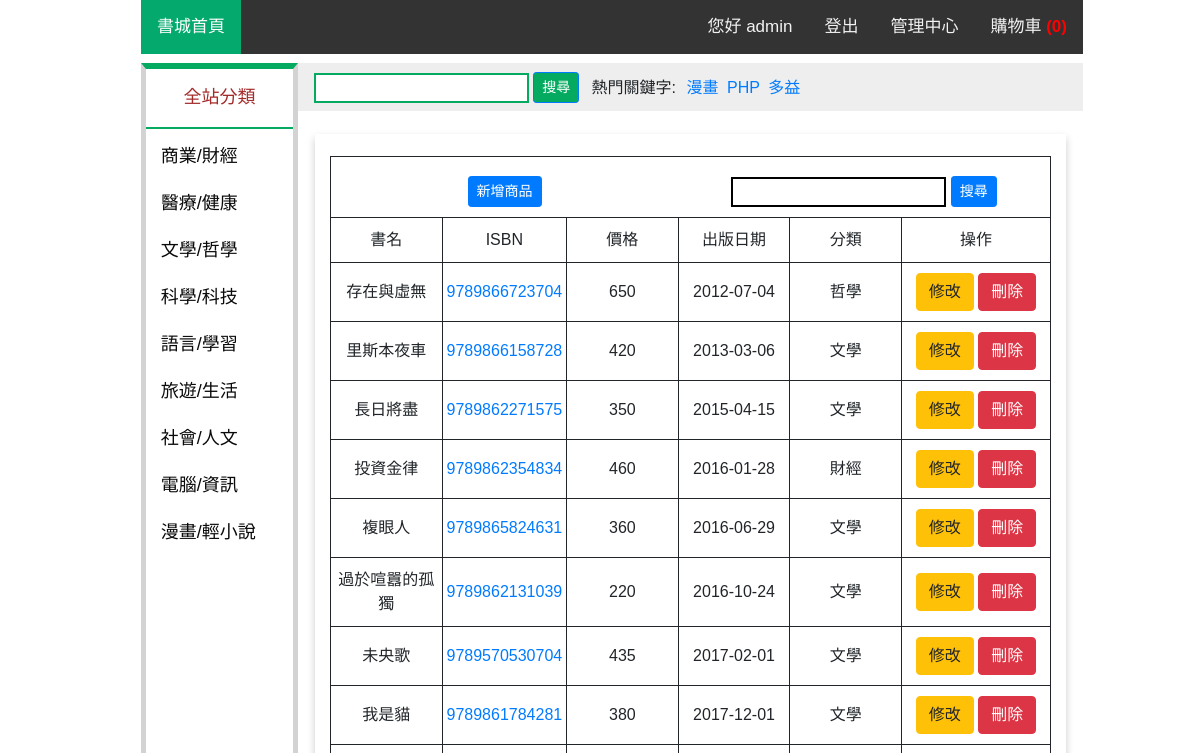
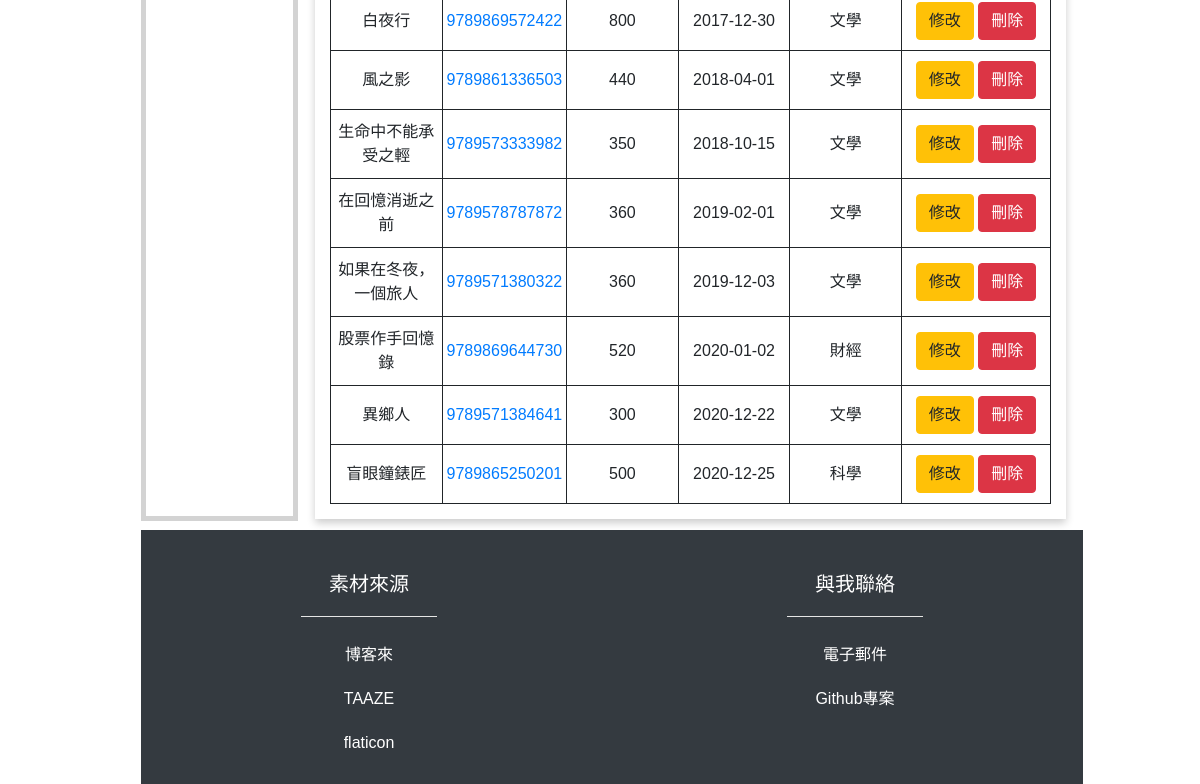
Page /admin_product.php (signed in) on the earlier database version (2 pictures, top to bottom).
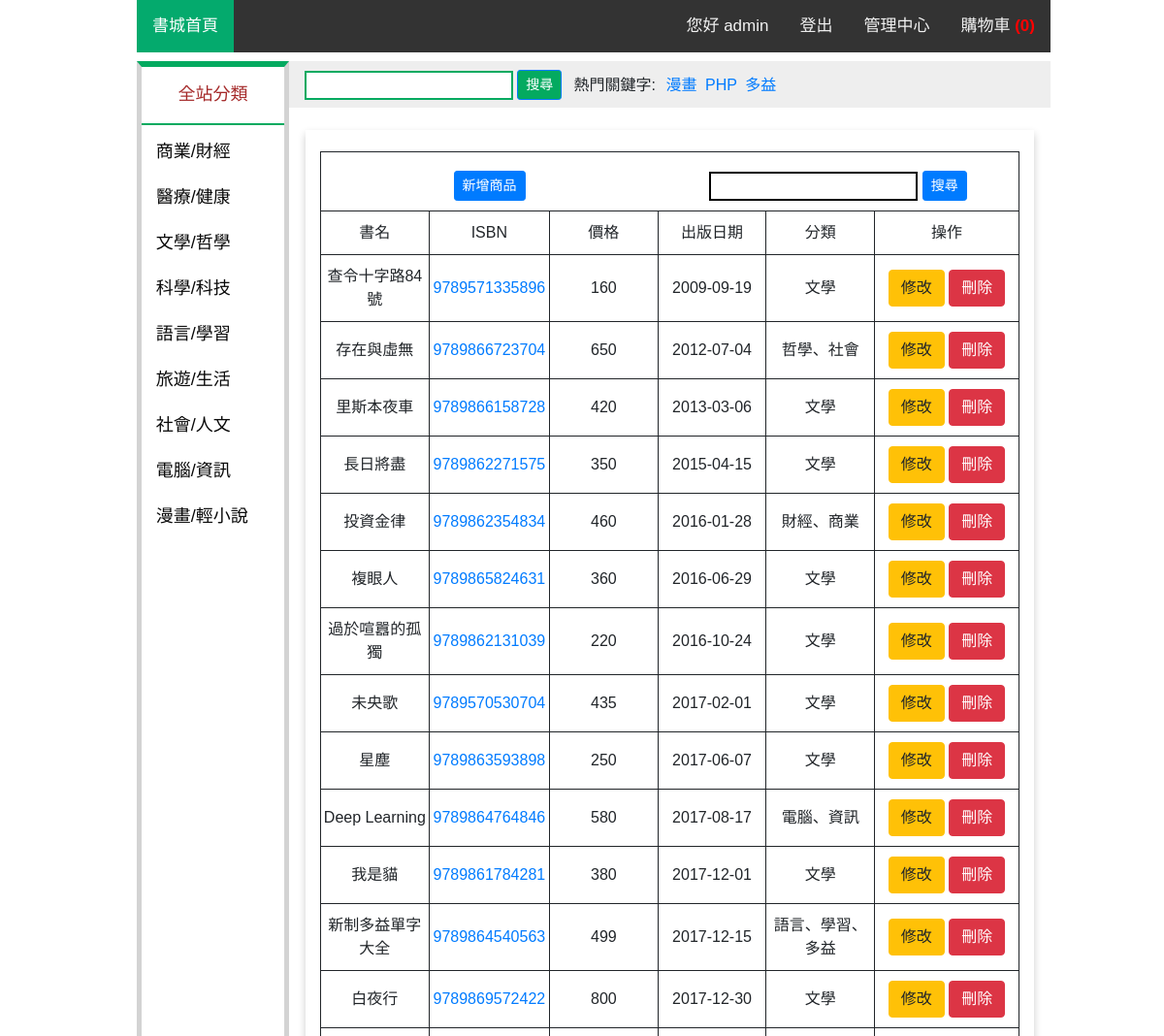
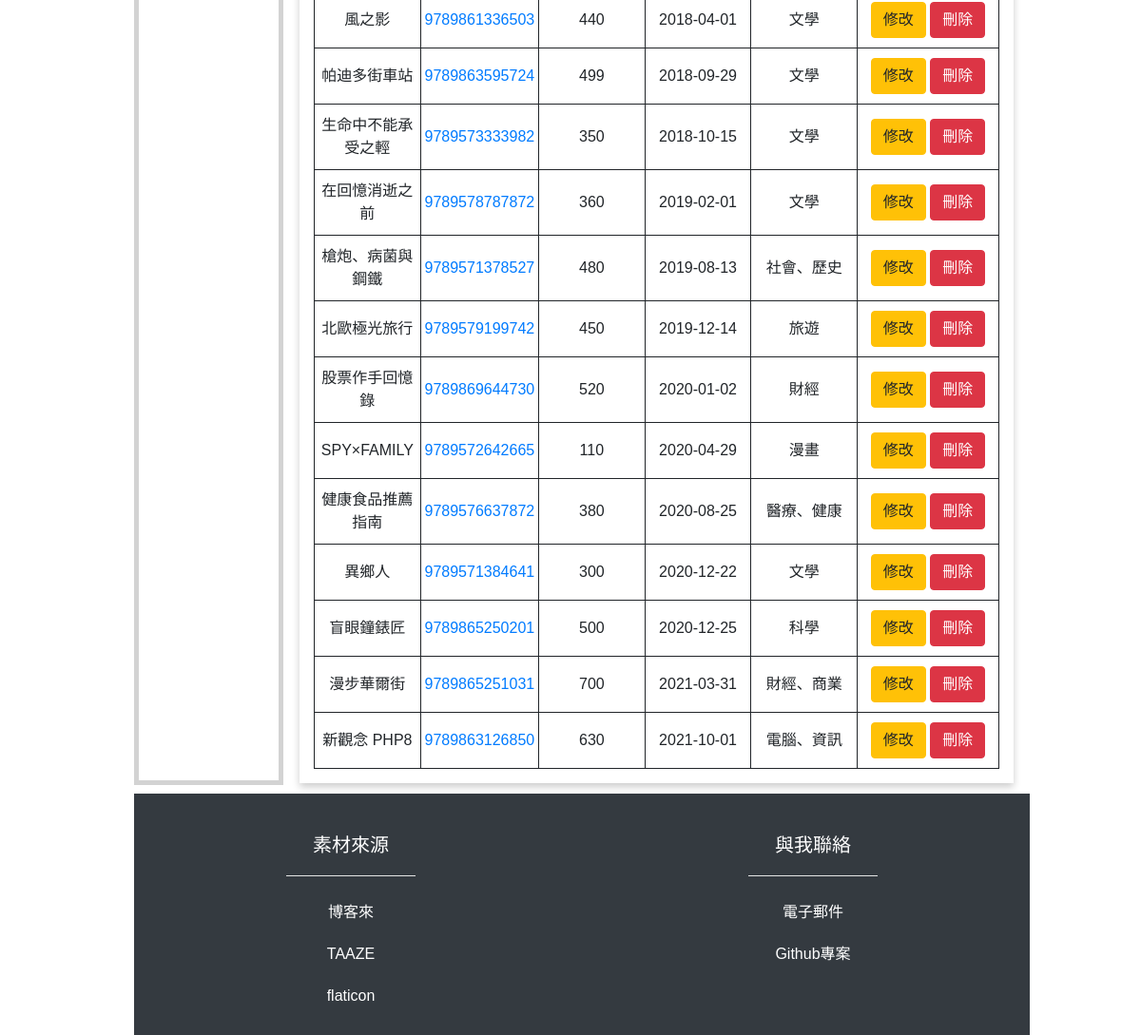
Same page on the later database version (2 pictures, top to bottom).
### tables this page shows
CREATE TABLE `book` (
  `isbn` varchar(13) NOT NULL,
  `price` int(11) NOT NULL,
  `book_name` varchar(30) NOT NULL,
  `full_name` varchar(50) NOT NULL,
  `eng_name` varchar(100) DEFAULT NULL,
  `author` varchar(40) NOT NULL,
  `translator` varchar(20) DEFAULT NULL,
  `press` varchar(20) NOT NULL,
  `publish_date` date NOT NULL,
  `lang` varchar(10) NOT NULL,
  `category` varchar(20) NOT NULL,
  `content_intro` varchar(5000) DEFAULT NULL,
  `spec` varchar(100) NOT NULL
);

### admin_product.php (the view, shortened to what this page needs)
<!DOCTYPE html>
<html lang="en">
<head>
    <?php include("import.php");?>
</head>
<body>
    <div class="container-fulid">
        <?php include("topnav.php"); ?>
        <div class="row" style="margin-top: 1%;">
            <?php include("sidebar.php"); ?>
            <div class="col-12 col-lg-10">
                <div class="row">
                    <?php include("searchbar.php"); ?>
                </div>
                <div class="row list" style="margin-top: 2%;">
                    <div class="col-12">
                        <table class="admintb" style="width:100%;">
                            <tr>
                                <td colspan="3" style="border:none;"><a href="admin_product_add.php"><button class="btn btn-primary btn-sm" style="vertical-align: top; margin-top: 9px;">新增商品</button></a></td>
                                <td colspan="3" style="border:none;">
                                    <form id="ad" name="ad" action="" method="POST">
                                        <input type="text" class="form searchbar" style="margin-top: 10px; border: 2px solid;" name="adsearch">
                                        <button type="submit" class="btn btn-primary btn-sm" style="vertical-align: top; margin-top: 9px;">搜尋</button>
                                    </form>
                                </td>
                            </tr>
                    <?php
                    $link = mysqli_connect("localhost", "root", "root123456", "group_07") or die("無法開啟MySQL資料庫連結!<br>");
                    mysqli_query($link, 'SET CHARACTER SET utf8');
                    mysqli_query($link, "SET collation_connection = 'utf8_unicode_ci'");
                    if (isset($_POST['adsearch'])) {
                        $s = $_POST['adsearch'];
                        $result = mysqli_query($link, "SELECT * FROM book WHERE book_name like '%$s%' OR full_name like '%$s%' OR eng_name like '%$s%' OR author like '%$s%' OR translator like '%$s%' OR press like '%$s%' OR category like '%$s%' OR content_intro like '%$s%' OR isbn like '%$s%' OR spec like '%$s%' ORDER BY publish_date ASC");
                        echo '
                                    <tr>
                                        <td style="width:15%;">書名</td>
                                        <td style="width:15%;">ISBN</td>
                                        <td style="width:15%;">價格</td>
                                        <td style="width:15%;">出版日期</td>
                                        <td style="width:15%;">分類</td>
                                        <td style="width:20%;">操作</td>
                                    </tr>';
                            while ($row = mysqli_fetch_assoc($result)) {
                                echo '
                                    <tr>
                                        <td>'.$row['book_name'].'</td>
                                        <td>
                                            <a href="products.php?id='.$row['isbn'].'">'.$row['isbn'].'</a>
                                        </td>
                                        <td>'.$row['price'].'</td>
                                        <td>'.$row['publish_date'].'</td>
                                        <td>'.$row['category'].'</td>
                                        <td>
                                            <a href="admin_product_modify.php?id='.$row['isbn'].'"><button type="button" class="btn btn-warning">修改</button></a>
                                            <a href="admin_product_verify.php?id='.$row['isbn'].'&op=2"><button type="button" class="btn btn-danger">刪除</button></a>
                                        </td>
                                    </tr>
                                ';
                            }
                        echo '
                                </table>
                            </div>';
                        mysqli_free_result($result);
                    }
                    else {
                        $result = mysqli_query($link, "SELECT * FROM book ORDER BY publish_date ASC");
                        echo '
                                    <tr>
                                        <td style="width:15%;">書名</td>
                                        <td style="width:15%;">ISBN</td>
                                        <td style="width:15%;">價格</td>
                                        <td style="width:15%;">出版日期</td>
                                        <td style="width:15%;">分類</td>
                                        <td style="width:20%;">操作</td>
                                    </tr>';
                            while ($row = mysqli_fetch_assoc($result)) {
                                echo '
                                <tr>
                                    <td>'.$row['book_name'].'</td>
                                    <td>
                                        <a href="products.php?id='.$row['isbn'].'">'.$row['isbn'].'</a>
                                    </td>
                                    <td>'.$row['price'].'</td>
                                    <td>'.$row['publish_date'].'</td>
                                    <td>'.$row['category'].'</td>
                                    <td>
                                        <a href="admin_product_modify.php?id='.$row['isbn'].'"><button type="button" class="btn btn-warning">修改</button></a>
                                        <a href="admin_product_verify.php?id='.$row['isbn'].'&op=2"><button type="button" class="btn btn-danger">刪除</button></a>
                                    </td>
                                </tr>
                                ';
                            }
                        echo '
                                </table>
                            </div>';
                    }
                    ?>
                </div>
            </div>
        </div>
        <?php include("footer.php"); ?>
    </div>
</body>
</html>

### import.php (shortened to what this page needs)
<link rel="stylesheet" href="https://cdn.jsdelivr.net/npm/bootstrap@4.6.1/dist/css/bootstrap.min.css">
<link href="css/style.css" rel="stylesheet">
<link href="css/cart.css" rel="stylesheet">

### topnav.php (shortened to what this page needs)
<div class="row">
    <div class="col-12" style="padding: 0px;">
        <div class="topnav">
            <a class="active" href="index.php">書城首頁</a>
            <a href="cart.php" style="float:right">購物車&nbsp;<span style="color:red; font-weight:bold;">(<?php echo $_SESSION['cnt']; ?>)</span></a>
            <?php
            if (!isset($_SESSION['account']))
                echo '<a href="register.php" style="float:right">會員註冊</a>';
            else if ($_SESSION['level'] < 9)
                echo '<a href="member.php" style="float:right">會員中心</a>';
            else
                echo '<a href="member.php" style="float:right">管理中心</a>';
            if (isset($_SESSION['account']))
                echo '<a href="logout.php" style="float:right">登出</a>';
            if (isset($_SESSION['account']))
                echo '<div style="float:right">您好&nbsp;'.$_SESSION['account'].'</div>';
            else
                echo '<a href="login.php" style="float:right">登入</a>';
            ?>
        </div>
    </div>
</div>

### sidebar.php
<div class="col-2 d-none d-lg-block" style="padding: 0px; border: 5px lightgray solid; border-top: 6px #04AA60 solid;">
    <div class="categorybox">
        <p class="category" style="margin-top: 4%; margin-right: 10%; text-align: center; color: brown; padding-bottom: 0px;">
            全站分類</p>
    </div>
    <a href="search.php?category[]=商業&category[]=財經" class="category">商業/財經</a>
    <a href="search.php?category[]=醫療&category[]=健康" class="category">醫療/健康</a>
    <a href="search.php?category[]=文學&category[]=哲學" class="category">文學/哲學</a>
    <a href="search.php?category[]=科學&category[]=科技" class="category">科學/科技</a>
    <a href="search.php?category[]=語言&category[]=學習" class="category">語言/學習</a>
    <a href="search.php?category[]=旅遊&category[]=生活" class="category">旅遊/生活</a>
    <a href="search.php?category[]=社會&category[]=人文" class="category">社會/人文</a>
    <a href="search.php?category[]=電腦&category[]=資訊" class="category">電腦/資訊</a>
    <a href="search.php?category[]=漫畫&category[]=輕小說" class="category">漫畫/輕小說</a>
</div>

### searchbar.php
<div class="col-12" class="searchbar" style="background-color:#EEEEEE; height: 48px; padding-left: 2%; margin-bottom: 1%;">
    <form id="form2" name="form2" action="search.php" method="GET">
        <input type="text" class="form searchbar" style="margin-top: 10px; border: 2px #04AA60 solid;" name="keyword">
        <button type="submit" class="btn btn-primary btn-sm" style="vertical-align: top; margin-top: 9px; background-color:#04AA60">搜尋</button>
        <span class="keyword" style="margin-left: 8px;">
            <span style="margin-right: 6px;">熱門關鍵字:</span>
            <a href="search.php?keyword=漫畫" style="margin-right: 4px;">漫畫</a>
            <a href="search.php?keyword=PHP" style="margin-right: 4px;">PHP</a>
            <a href="search.php?keyword=多益" style="margin-right: 4px;">多益</a>
        </span>
    </form>
</div>

### footer.php
<?php
echo '
        <div class="row" style="margin-top: 1%;">
            <div class="col-12 bg-dark text-center text-white" style="padding:0px;">
                <div class="row" style="margin-top: 4%; margin-bottom: 1%">
                    <div class="col-lg-6 col-md-6 mb-4 mb-md-0">
                        <h4 class="text-uppercase">素材來源</h4>
                        <hr style="width:30%; background-color: white;">
                        <ul class="list-unstyled mb-0" style="padding-bottom: 10px;">
                            <li>
                                <a href="https://www.books.com.tw/" target="_blank" class="text-white">博客來</a>
                            </li>
                            <li>
                                <a href="https://www.taaze.tw/index.html" target="_blank" class="text-white">TAAZE</a>
                            </li>
                            <li>
                                <a href="https://www.flaticon.com/" target="_blank" class="text-white">flaticon</a>
                            </li>
                        </ul>
                    </div>
                    <div class="col-lg-6 col-md-6 mb-4 mb-md-0">
                        <h4 class="text-uppercase">與我聯絡</h4>
                        <hr style="width:30%; background-color: white;">
                        <ul class="list-unstyled mb-0" style="padding-bottom: 10px;">
                            <li>
                                <a href="mailto:s0954015@mail.ncue.edu.tw" class="text-white">電子郵件</a>
                            </li>
                            <li>
                                <a href="https://github.com/asteroid5566/shopping-cart" target="_blank" class="text-white">Github專案</a>
                            </li>
                        </ul>
                    </div>
                </div>
            </div>
        </div>
'; ?>

### css/style.css (style rules this page uses)
body { font-family: 'Noto Sans TC', sans-serif, '微軟正黑體'; padding: 0px; }
@media only screen and (min-width: 900px) { body { width: 76%; margin-left: 13%; } }
.topnav { background-color: #333; overflow: hidden; }
.topnav div { float: left; color: #f2f2f2; text-align: center; padding: 14px 16px; text-decoration: none; font-size: 17px; }
.topnav a { float: left; color: #f2f2f2; text-align: center; padding: 14px 16px; text-decoration: none; font-size: 17px; }
.topnav a.active { background-color: #04AA6D; color: white; }
.category { display: block; padding-top: 10px; padding-bottom: 10px; padding-left: 10%; padding-right: 0px; font-size: 18px; color: rgb(10, 10, 10); }
.categorybox { border-bottom: 2px #04AA60 solid; margin-left: 0px; margin-right: 0px; margin-bottom: 4px; }
li { padding-top: 10px; padding-bottom: 10px; }
h4 { padding-top: 4px; padding-bottom: 4px; font-size: 20px; }
.admintb, .admintb tr, .admintb td { padding: 2px; padding-top: 10px; padding-bottom: 10px; border-collapse: collapse; border: solid 1px; text-align: center; }

### css/cart.css (style rules this page uses)
.list { padding-top: 3%; padding-bottom: 2%; box-shadow: 0 4px 8px 0 rgba(0, 0, 0, 0.2); text-align: center; margin: 2px; }

Differences in the rows shown:
removed book: book_name "如果在冬夜，一個旅人", isbn "9789571380322", price "360", publish_date "2019-12-03", category "文學"
added book: book_name "查令十字路84號", isbn "9789571335896", price "160", publish_date "2009-09-19", category "文學"
changed book "存在與虛無": category "哲學" → "哲學、社會"
changed book "投資金律": category "財經" → "財經、商業"
added book: book_name "星塵", isbn "9789863593898", price "250", publish_date "2017-06-07", category "文學"
added book: book_name "Deep Learning", isbn "9789864764846", price "580", publish_date "2017-08-17", category "電腦、資訊"
added book: book_name "新制多益單字大全", isbn "9789864540563", price "499", publish_date "2017-12-15", category "語言、學習、多益"
added book: book_name "帕迪多街車站", isbn "9789863595724", price "499", publish_date "2018-09-29", category "文學"
added book: book_name "槍炮、病菌與鋼鐵", isbn "9789571378527", price "480", publish_date "2019-08-13", category "社會、歷史"
added book: book_name "北歐極光旅行", isbn "9789579199742", price "450", publish_date "2019-12-14", category "旅遊"
added book: book_name "SPY×FAMILY", isbn "9789572642665", price "110", publish_date "2020-04-29", category "漫畫"
added book: book_name "健康食品推薦指南", isbn "9789576637872", price "380", publish_date "2020-08-25", category "醫療、健康"
added book: book_name "漫步華爾街", isbn "9789865251031", price "700", publish_date "2021-03-31", category "財經、商業"
added book: book_name "新觀念 PHP8", isbn "9789863126850", price "630", publish_date "2021-10-01", category "電腦、資訊"
